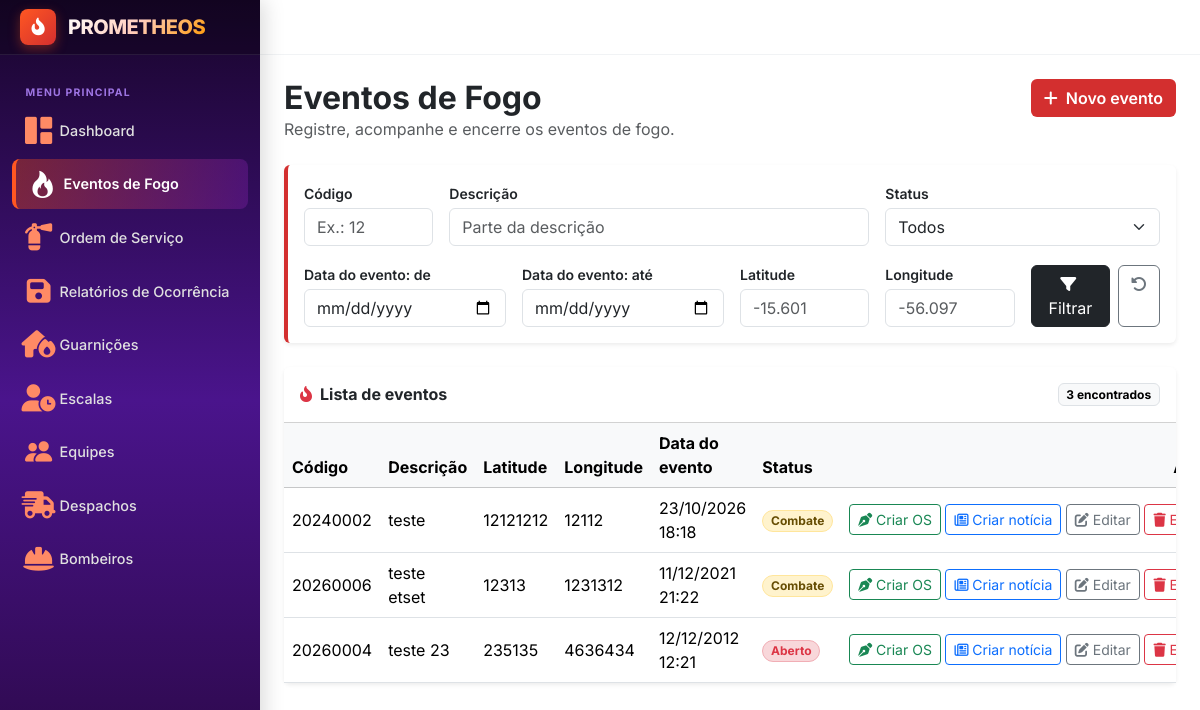
The app's page /eventoFogo/, older data.
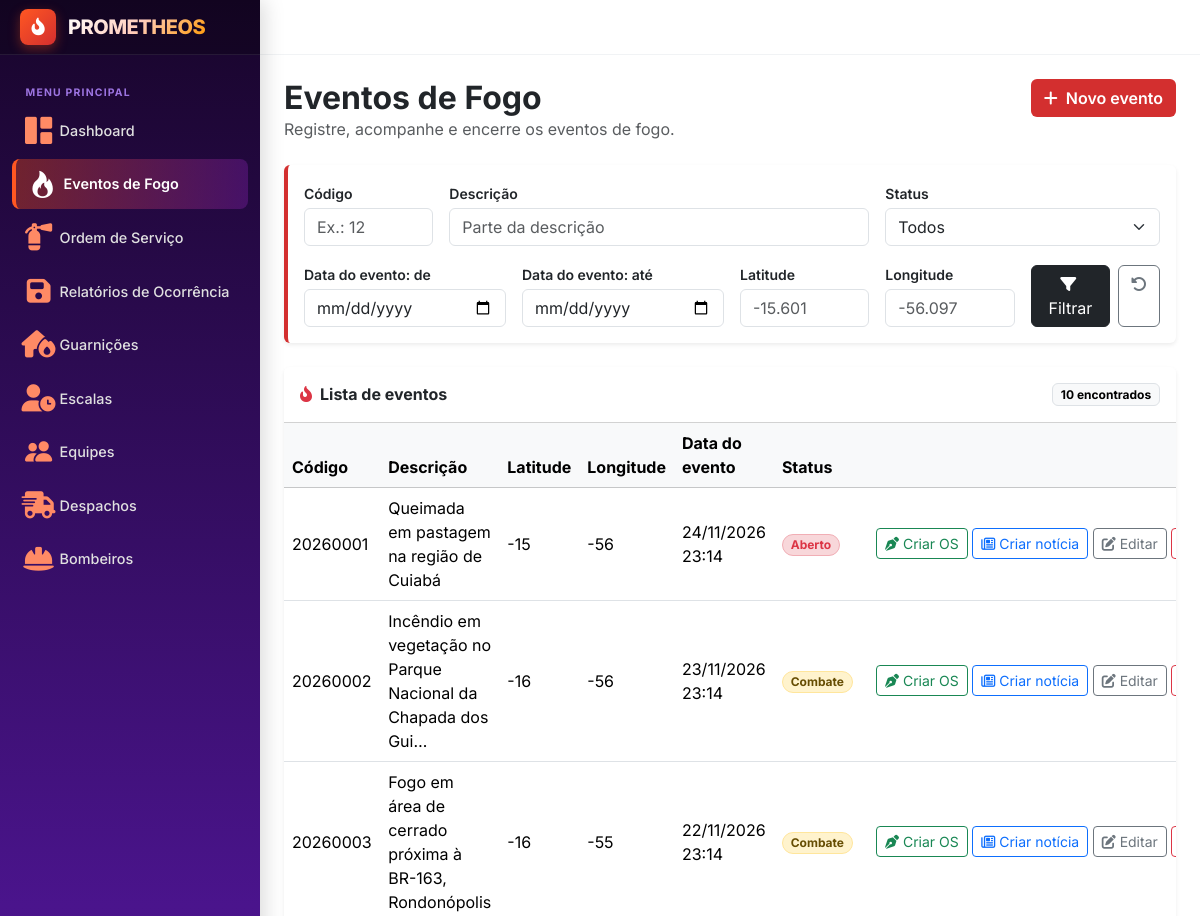
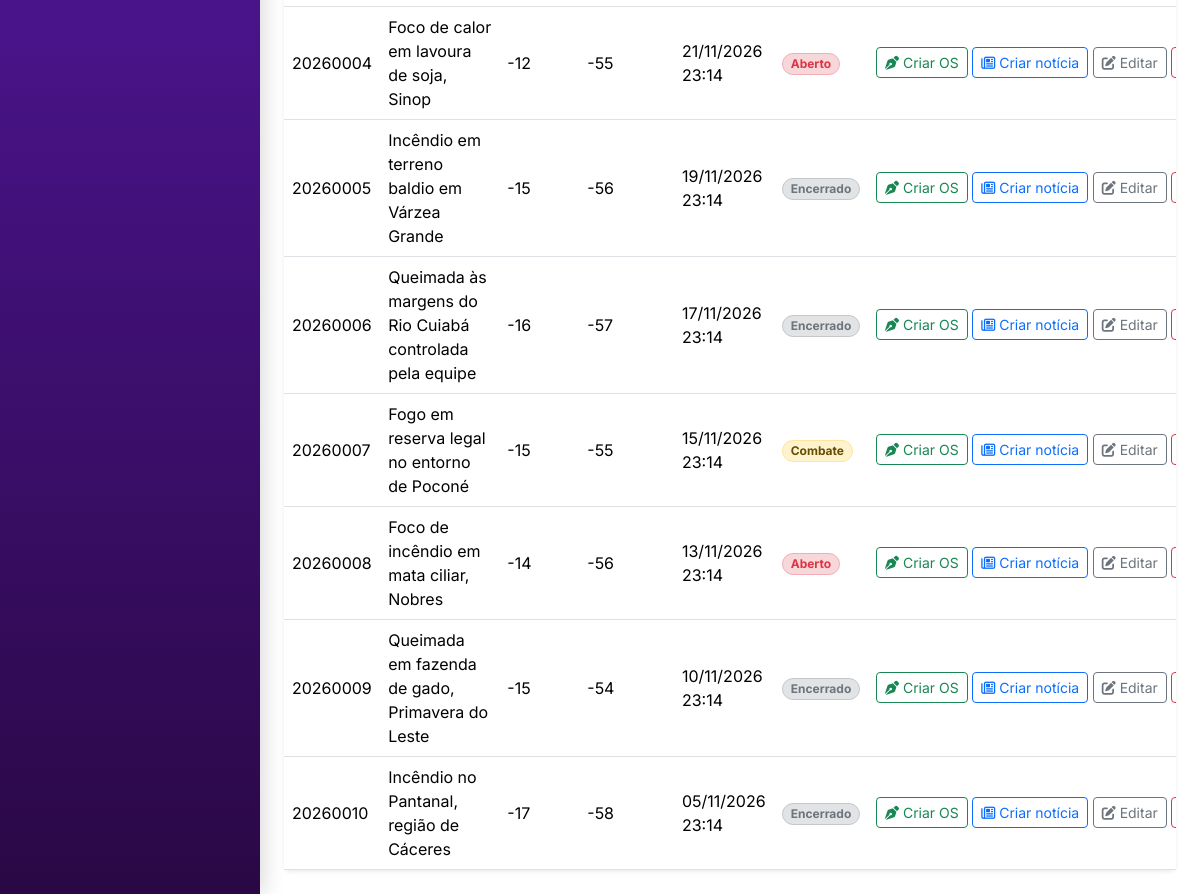
The same page, newer data (2 pictures, top to bottom).
### evento_fogo/models.py (models this page shows, shortened)
class EventoFogo(models.Model):
    codigo = models.IntegerField()
    id = models.IntegerField(primary_key=True)
    data_registro = models.DateTimeField()
    longitude = models.IntegerField()
    latitude = models.IntegerField()
    class estatus(models.TextChoices):
        ABERTO = "ABERTO"
        COMBATE = "COMBATE"
        ENCERRADO = "ENCERRADO"
    estatus = models.CharField(choices=estatus, default=estatus.ABERTO)
    descricao = models.CharField(max_length=200)

### evento_fogo/views.py (the view)
# urls.py: path('eventoFogo/',fogoViews.eventoFogo, name='eventoFogo'),
def eventoFogo(request):
    eventos = EventoFogo.objects.all().order_by("-data_registro")
    filtros = {
        "codigo" : request.GET.get("codigo", ""),
        "descricao" : request.GET.get("descricao", ""),
        "estatus" : request.GET.get("estatus", ""),
        "data_inicio" : request.GET.get("data_inicio", ""),
        "data_fim" : request.GET.get("data_fim", ""),
        "latitude" : request.GET.get("latitude", ""),
        "longitude" : request.GET.get("longitude", "")
    }
    if filtros["codigo"]:
        eventos = eventos.filter(codigo=filtros["codigo"])
    if filtros["descricao"]:
        eventos = eventos.filter(descricao__icontains=filtros["descricao"])
    if filtros["estatus"]:
        eventos = eventos.filter(estatus=filtros["estatus"])
    if filtros["data_inicio"]:
        eventos = eventos.filter(data_registro__date__gte=filtros["data_inicio"])
    if filtros["data_fim"]:
        eventos = eventos.filter(data_registro__date__lte=filtros["data_fim"])
    for campo in ("latitude", "longitude"):
        if filtros[campo]:
            try:
                valor = float(filtros[campo].replace(",", "."))
            except ValueError:
                continue  # ignora valor inválido
            eventos = eventos.filter(**{
                f"{campo}__gte": valor - 0.03,
                f"{campo}__lte": valor + 0.03,
            })
    contexto = {
        "eventos" : eventos,
        "filtros" : filtros,
        "estatus_opcoes" : EventoFogo._meta.get_field("estatus").choices
    }
    return render(request, "evento_fogo/eventoFogo.html", contexto)

### templates/evento_fogo/eventoFogo.html (shortened to what the changed rows need)
{% extends "layout.html" %}
{% block content %}
<div class="d-flex flex-wrap align-items-start justify-content-between gap-3 mb-4">
    <div>
        <h1 class="h2 fw-bold mb-0">Eventos de Fogo</h1>
    </div>
</div>
<div class="card border-0 shadow-sm">
    <div class="card-header bg-white d-flex align-items-center justify-content-between py-3">
        <h2 class="h6 fw-bold mb-0">
            <i class="fa-solid fa-fire-flame-curved text-danger me-2"></i>Lista de eventos
        </h2>
        <span class="badge text-bg-light border">{{ eventos|length }} encontrado{{ eventos|length|pluralize }}</span>
    </div>
    <div class="table-responsive">
        <table class="table table-hover align-middle mb-0">
            <thead class="table-light">
                <tr>
                    <th scope="col">Código</th>
                    <th scope="col">Descrição</th>
                    <th scope="col">Latitude</th>
                    <th scope="col">Longitude</th>
                    <th scope="col">Data do evento</th>
                    <th scope="col">Status</th>
                    <th scope="col" class="text-end pe-3">Ações</th>
                </tr>
            </thead>
            <tbody>
                {% for evento in eventos %}
                <tr>
                    <td>{{ evento.codigo }}</td>
                    <td>{{ evento.descricao|truncatechars:60 }}</td>
                    <td>{{ evento.latitude }}</td>
                    <td>{{ evento.longitude }}</td>
                    <td>{{ evento.data_registro|date:"d/m/Y H:i" }}</td>
                    <td>
                        {% if evento.estatus == "ABERTO" %}
                        <span class="badge bg-danger-subtle text-danger border border-danger-subtle rounded-pill">{{ evento.get_estatus_display }}</span>
                        {% elif evento.estatus == "COMBATE" %}
                        <span class="badge bg-warning-subtle text-warning-emphasis border border-warning-subtle rounded-pill">{{ evento.get_estatus_display }}</span>
                        {% else %}
                        <span class="badge bg-secondary-subtle text-secondary border border-secondary-subtle rounded-pill">{{ evento.get_estatus_display }}</span>
                        {% endif %}
                    </td>
                    <td class="text-end pe-3 text-nowrap">
                        <a href="{% url 'adicionaOrdemServico' %}" class="btn btn-sm btn-outline-success"
                            title="Editar" aria-label="Criar Despacho {{ evento.pk }}">
                            <i class="fa-solid fa-pen-nib"></i> Criar OS
                        </a>
                        <a href="{% url 'adicionaNoticia' %}" class="btn btn-sm btn-outline-primary"
                            title="Editar" aria-label="Criar noticia {{ evento.pk }}">
                            <i class="fa-regular fa-newspaper"></i> Criar notícia
                        </a>
                        <a href="{% url 'editaEventoFogo' evento.id %}" class="btn btn-sm btn-outline-secondary"
                           title="Editar" aria-label="Editar evento {{ evento.pk }}">
                            <i class="fa-solid fa-pen-to-square"></i> Editar
                        </a>
                        <a href="{% url 'excluirEventoFogo' evento.id %}"
                            class="btn btn-sm btn-outline-danger"
                            onclick="return confirm('Excluir o evento?');"
                            aria-label="Excluir evento {{ evento.id }}">
                                <i class="fa-solid fa-trash"></i> Excluir
                        </a>
                    </td>
                </tr>
                {% endfor %}
            </tbody>
        </table>
    </div>
</div>
{% endblock %}

Row changes from the older to the newer data that the page shows:
removed EventoFogo: codigo "20240002", descricao "teste", latitude "12121212", longitude "12112", data_registro "23/10/2026 18:18", estatus "Combate"
removed EventoFogo: codigo "20260006", descricao "teste etset", latitude "12313", longitude "1231312", data_registro "11/12/2021 21:22", estatus "Combate"
removed EventoFogo: codigo "20260004", descricao "teste 23", latitude "235135", longitude "4636434", data_registro "12/12/2012 12:21", estatus "Aberto"
added EventoFogo: codigo "20260001", descricao "Queimada em pastagem na região de Cuiabá", latitude "-15", longitude "-56", data_registro "24/11/2026 23:14", estatus "Aberto"
added EventoFogo: codigo "20260002", descricao "Incêndio em vegetação no Parque Nacional da Chapada dos Gui…", latitude "-16", longitude "-56", data_registro "23/11/2026 23:14", estatus "Combate"
added EventoFogo: codigo "20260003", descricao "Fogo em área de cerrado próxima à BR-163, Rondonópolis", latitude "-16", longitude "-55", data_registro "22/11/2026 23:14", estatus "Combate"
added EventoFogo: codigo "20260004", descricao "Foco de calor em lavoura de soja, Sinop", latitude "-12", longitude "-55", data_registro "21/11/2026 23:14", estatus "Aberto"
added EventoFogo: codigo "20260005", descricao "Incêndio em terreno baldio em Várzea Grande", latitude "-15", longitude "-56", data_registro "19/11/2026 23:14", estatus "Encerrado"
added EventoFogo: codigo "20260006", descricao "Queimada às margens do Rio Cuiabá controlada pela equipe", latitude "-16", longitude "-57", data_registro "17/11/2026 23:14", estatus "Encerrado"
added EventoFogo: codigo "20260007", descricao "Fogo em reserva legal no entorno de Poconé", latitude "-15", longitude "-55", data_registro "15/11/2026 23:14", estatus "Combate"
added EventoFogo: codigo "20260008", descricao "Foco de incêndio em mata ciliar, Nobres", latitude "-14", longitude "-56", data_registro "13/11/2026 23:14", estatus "Aberto"
added EventoFogo: codigo "20260009", descricao "Queimada em fazenda de gado, Primavera do Leste", latitude "-15", longitude "-54", data_registro "10/11/2026 23:14", estatus "Encerrado"
added EventoFogo: codigo "20260010", descricao "Incêndio no Pantanal, região de Cáceres", latitude "-17", longitude "-58", data_registro "05/11/2026 23:14", estatus "Encerrado"
Text that changed along with them:
{{ eventos|length }}: "3" → "10"
